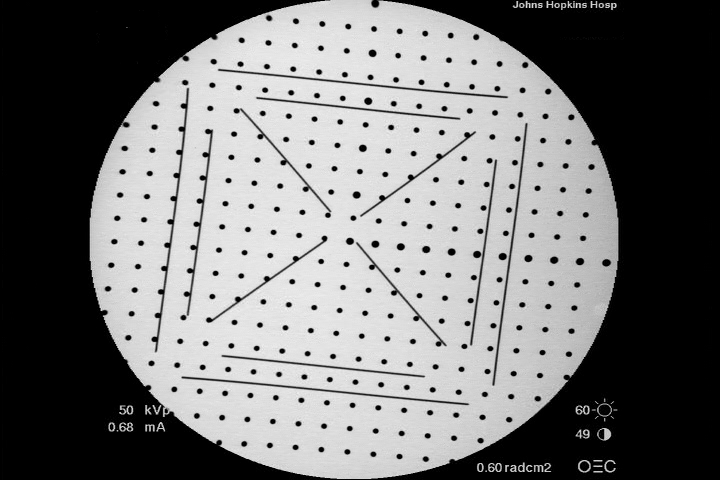
%> input picture src/MATLAB_CTImageAnalysis/Functions/FTRACpose/DATA/calibrations/2007-02-28-PX12-demo/raw-data/video/img-0001.tiff, 720 x 480 px
$ octave Dewarping.m   (GNU Octave 9; MATLAB toolbox functions it lacks are replaced by stand-ins)
%> lines starting %> are read from the running program, lines starting %| are printed output that depends on the picture; in (x1, y1, x2, y2) boxes, pixels count from 0 and x2, y2 are one past the last pixel; in counts of white or black regions, pixels touching at a corner belong together; the program's own positions count from 1
### src/MATLAB_CTImageAnalysis/Functions/FTRACpose/Dewarping/ProcessImage.m
% $Id: ProcessImage.m,v 1.7 2007/07/21 00:13:48 anton Exp $
function [labelIm, Origin] = ProcessImage(im, thresh, resRatioToNTSC)
% function [labelIm, Origin] = ProcessImage(im)
% ProcessImage performs morphological
% segmentation to segement BB's. ProcessImage segments the BB along with
% the lines. These lines are removed from the image based on the length of
% the connected components given by BWLabel function. ProcessImage returns a
% labelled image with only BB's along with the center of the central BB in the grid
%
% im - image of the calibration phantom with BB's and lines
% labelIm - labelled image with only BB's
% Origin - position of the center BB.
% Note: The morphological segmentation (initial parts) part of this
% function is borrowed from Siddharth Vikal.

% threshold the image & convert into binary, threshold values can be 40 -70
% disp(' thresholding the image');
threshIm = im > thresh;
threshIm = imclearborder(threshIm);


% remove the calibration lines from the image
labelIm = bwlabel(threshIm);
for i = 1:max(max(labelIm))
    c = length(find(labelIm ==i));
    if (c > round(150 * resRatioToNTSC * resRatioToNTSC))
        labelIm(labelIm==i) =0;
    end
    if (c < round(15 * resRatioToNTSC * resRatioToNTSC)) % surface use resolution square
        labelIm(labelIm == i) = 0;
    end
end
% find the axis and origin of the BB plate
labelIm = bwlabel(labelIm);
% disp(' finding the orign and axis of the BB plate');
axisIm = labelIm;
stats = regionprops(axisIm, 'area');
c = cat(1,stats.Area);
for i = 1:max(max(axisIm))
    if (c(i)<40)
        axisIm(axisIm==i) =0;
    end
end

axisIm = bwlabel(axisIm);

% find the origin - center of the BB closest to the image center
% disp(' finding the BB centers');
method = 2;
axisCenters = CalculateCentroid(im, axisIm, method);
imgCenter = size(im)/2;
minDist = 1000;
for i = 1:length(axisCenters)
    dist= norm(axisCenters(i,:) - imgCenter);
    if dist <minDist
        minDist = dist;
        Origin = axisCenters(i,:);
    end
end

% axisBBPositions = axisCenters(unique(axisIm(axisIm > 0)), :);


%$Log: ProcessImage.m,v $
%Revision 1.7  2007/07/21 00:13:48  anton
%Dewarping ProcessImage: Use square of resolution ratio to NTSC for surfaces
%
%Revision 1.6  2007/07/18 20:27:11  anton
%Dewarping: Added resolution ratio to NTSC to handle different resolutions.
%All sizes (for segmentation) remain in pixels for NTSC resolution as this has
%been our reference so far (i.e. about 9 inch diameter for 480 pixels).
%This should ultimately be modified to define all sizes in mm and use a more
%intuitive definition of the resolution.
%
%Revision 1.5  2006/09/27 15:05:06  gouthami
%ProcessImage: Changed the area of the large BB (on the axis) from 30 to 40. These are
%empirical values and can be sensitive to the input pixel size.
%
%Revision 1.4  2006/09/19 00:34:04  gouthami
%Separated morphological processing from this function
%
%Revision 1.3  2006/07/15 18:25:42  gouthami
%corrected cvs tags
%
%Revision 1.2  2006/07/15 18:24:50  gouthami
%added "thresh" value as a parameter
%
%Revision 1.1  2005/12/07 22:33:00  gouthami
%Adding the file to CVS for the first time
%

### src/MATLAB_CTImageAnalysis/Functions/FTRACpose/Dewarping/CalculateCentroid.m
% $Id: CalculateCentroid.m,v 1.1 2005/12/07 22:37:38 gouthami Exp $

function centers = CalculateCentroid(im, labelIm, method)
% CalculateCentroid(im, labelIm, method) finds the approximate physical centers of the
% BB's in the image. Current implementation supports four different ways of
% extracting the BB centers.
% im - input gray scale image
% labelIm -  binary image with labelled BB's
% method - select the method to compute centroids, takes on values 1, 2, 3
%           1 - calculates centroids by interpolating values within a
%           bounding box of the bb's and takes the minimum intensity value
%           as the centroid.
%           2 - calculates centroids using Matlab's Centroid calculation.
%           This is based on geometry, does not consider intensities
%           3 - calculates centroids using weighted intensity metric.
%           4 - calculates centroids by projecting the bb's onto a
%           horizontal axis and fits a curve to the projected intensities

[rows, cols] = size(im);
numBBs = max(max(labelIm));
centers = zeros(numBBs, 2);
switch method
    case 1
        stats = regionprops(labelIm, 'BoundingBox');
        BoundingBox = cat(1,stats.BoundingBox);
        for i = 1:size(stats,1)
            boundingbox = BoundingBox(i,:);
            ul_corner = round([boundingbox(1), boundingbox(2)]);
            widthxy = round(boundingbox(3:4));
            width = max(widthxy);
            lr_corner = ul_corner+width;
            interpWindowUl_y = min(rows, max(1, ul_corner(2)-width));
            interpWindowLr_y = max(1, min(rows, lr_corner(2)+width));
            interpWindowUl_x = min(cols, max(1, ul_corner(1)-width));
            interpWindowLr_x = max(1, min(cols, lr_corner(1)+width));
            range_X = interpWindowLr_x - interpWindowUl_x;
            range_Y = interpWindowLr_y - interpWindowUl_y;
            if (range_X < 2 || range_Y <2)
                continue;
            end

            [XI, YI] = meshgrid([ul_corner(1): 0.25: lr_corner(1)], [ul_corner(2): 0.25: lr_corner(2)]);
            XI = reshape(XI, [size(XI,1)*size(XI,2), 1]);
            XI = XI - interpWindowUl_x + 1;
            YI = reshape(YI, [size(YI,1)*size(YI,2), 1]);
            YI = YI - interpWindowUl_y + 1;
            ZI = interp2(im(interpWindowUl_y:interpWindowLr_y, interpWindowUl_x: interpWindowLr_x), XI, YI);
            minIntensityIndex = find(ZI == min(ZI));
            count = length(minIntensityIndex);
            centers(i,:) = [YI(minIntensityIndex(1)) + interpWindowUl_y - 1, XI(minIntensityIndex(1)) + interpWindowUl_x - 1];
            if (count > 1)
                lim = zeros(size(im));
                [py,px] = find(im(interpWindowUl_y:interpWindowLr_y, interpWindowUl_x: interpWindowLr_x) == min(ZI));
                py = py + interpWindowUl_y -1;
                px = px +interpWindowUl_x-1;
                for j = 1:size(px,1)
                    lim(px(j), py(j)) = 1;
                end
                sts = regionprops(lim, 'Centroid');
                centers(i,:) = [sts(1).Centroid(1), sts(1).Centroid(2)];
            end
        end
    case 2
        stats = regionprops(labelIm, 'Centroid');
        c = cat(1,stats.Centroid);
        centers = [c(:,2), c(:,1)];
    case 3
        for i= 1:max(max(labelIm))
            [r,c] = find(labelIm==i);
            avgIntensity = 0;
            for index =1:size(c)
                intensity = double(im(r(index), c(index)));
                avgIntensity = avgIntensity + intensity;
                centers(i,1) = centers(i,1) + r(index)*intensity;
                centers(i,2) = centers(i,2) + c(index)*intensity;
            end
            centers(i,:) = centers(i,:) / avgIntensity;
        end
    case 4
        for i= 1:max(max(labelIm))
            [r,c] = find(labelIm==i);
            bb = [r,c];
            xindices = [min(r):1:max(r)];
            yindices = [min(c):1:max(c)];
            clear xintensity;
            for index =1:size(xindices,2)
                xintensity(index) = sum(double(im(xindices(index), yindices) .*labelIm(xindices(index), yindices)));
            end
            clear yintensity;
            for index = 1:size(yindices,2)
                yintensity(index) = sum(double(im(xindices, yindices(index)) .* labelIm(xindices, yindices(index))));
            end
            xPoly = polyfit(xindices, xintensity, 2);
            syms x ;
            fx = xPoly(1)*x^2+ xPoly(2)*x+xPoly(3);
            dfx = diff(fx);
            centers(i,1) = double(solve(dfx));
            syms y;
            yPoly = polyfit(yindices, yintensity, 2);
            fy = yPoly(1)*y^2+yPoly(2)*y+yPoly(3);
            dfy = diff(fy);
            centers(i,2) = double(solve(dfy));

%             center(i,1) = center(i,1) + r(index)*intensity;
%             center(i,2) = center(i,2) + c(index)*intensity;
%             center(i,:) = center(i,:) / avgIntensity;
        end
    otherwise
        disp('Select appropriate method value from 1 - 4 ');
end

% $Log: CalculateCentroid.m,v $
% Revision 1.1  2005/12/07 22:37:38  gouthami
% Adding the file to CVS for the first time
%

### trunk/src/MATLAB_CTImageAnalysis/Functions/FTRACpose/Dewarping/FindEntropy.m
%$Id: FindEntropy.m,v 1.1 2005/12/07 22:35:28 gouthami Exp $
function entropy = FindEntropy(centers, theta)
% function entropy = FindEntropy(centers, theta)
% FindEntropy calculated the entropy for given points 'centers' at given orientation
% 'theta'. Findentropy projects all the centers onto a horizontal axis and
% calculates the entropy based on the histogram probability of the
% projected points

% change theta from degrees to radians
theta = theta *pi/180;

% project the pts
projectedPts = centers(:,1)*cos(theta) - centers(:,2)*sin(theta);
numPts = size(projectedPts,1);
% create bins
binSize = 3;
numBins = round((max(projectedPts) - min(projectedPts))/binSize);
[numPtsInBin, binCenters] = hist(projectedPts, numBins);

entropy = 0;
% calculate probabilities
for i = 1:numPts
    pt = projectedPts(i);
    leftBinCenter = max(binCenters(binCenters<=pt));
    if isempty(leftBinCenter)
        leftBinCenter = binCenters(1);
    end
    leftBinIndex = find(binCenters == leftBinCenter);
    rightBinIndex = min(numBins, leftBinIndex + 1);
    rightBinCenter = binCenters(rightBinIndex);

    distFromLeftBin = abs(pt - leftBinCenter);
    distFromRightBin = abs(rightBinCenter - pt);

    if distFromLeftBin < distFromRightBin
        prob(i) = numPtsInBin(leftBinIndex)/numPts;
    else
        prob(i) = numPtsInBin(rightBinIndex)/numPts;
    end
     entropy = entropy +  prob(i) * log2(prob(i));
end

% $Log: FindEntropy.m,v $
% Revision 1.1  2005/12/07 22:35:28  gouthami
% Adding the file to CVS for the first time
%

### trunk/src/MATLAB_CTImageAnalysis/Functions/FTRACpose/Dewarping/FindCorrespondences.m
%$Id: FindCorrespondences.m,v 1.3 2006/09/27 15:03:45 gouthami Exp $
function [segPts, gridPts] = FindCorrespondences(centers, Origin, theta, res)
% function [segPts, gridPts] = FindCorrespondences(centers, Origin, theta)
% FindCorrespondences finds correspondences between the segmented points and the true
% grid points. FindCorrespondences assumes that the center BB has zero distortion, i.e, the center
% BB is mapped to itself after distortion correction.

numPts = length(centers);
% rotate the segmented points
rotatedCenters(:,1) = centers(:,1)*cos(theta) - centers(:,2)*sin(theta);
rotatedCenters(:,2) = centers(:,1)*sin(theta) + centers(:,2)*cos(theta);

% translate the segmented points
temp = ones(size(centers));
org(:,1) = Origin(1)*cos(theta) - Origin(2)*sin(theta);
org(:,2) = Origin(1)*sin(theta) + Origin(2)*cos(theta);
temp(:,1) = temp(:,1) * org(1);
temp(:,2) = temp(:,2) * org(2);
newCenters = rotatedCenters - temp;

% convert the center coordinates from pixels to mm
centers(:,1) = newCenters(:,1)*res(1);
centers(:,2) = newCenters(:,2)*res(2);

% find the correspondences
% fix the center BB with zero distortion
cc(1,:) = [0,0,0,0];
originIndex = find(centers(:,1)==0 & centers(:,2)==0);
centers(originIndex,:) = [];
numCorrPts = 1;

while numCorrPts < numPts
    prevNumCorrs = numCorrPts;
    for i=1:numCorrPts
        [cor,centers] = LabelGridPointsAroundOrigin(centers, cc(i,1:2), cc(i,3:4), 1);
        if (cor(1,1) ~= 1000)
            numNewCorrPts = size(cor,1);
            cc(end+1:end+numNewCorrPts,:) = cor;
        end
    end

    numCorrPts = size(cc,1);
    if (numCorrPts == prevNumCorrs)
        disp('Not all correspondences are established, check your data and threshold values in findcorrespondences.m file');
        break;
    end
end

% convert the mm to pixels
temp = ones(size(cc,1), 2);
temp(:,1) = temp(:,1) * org(1);
temp(:,2) = temp(:,2) * org(2);

segPts = cc(:,1:2);
s1 = [segPts(:,1)/res(1), segPts(:,2)/res(2)];
s2 = s1 + temp;
segPts(:,1) = s2(:,1)*cos(theta) + s2(:,2)*sin(theta);
segPts(:,2) = -s2(:,1)*sin(theta) + s2(:,2)*cos(theta);

gridPts = cc(:,3:4);
g1 = [gridPts(:,1)/res(1), gridPts(:,2)/res(2)];
g2 = g1 + temp;
gridPts(:,1) = g2(:,1)*cos(theta) + g2(:,2)*sin(theta);
gridPts(:,2) = -g2(:,1)*sin(theta) + g2(:,2)*cos(theta);

%$Log: FindCorrespondences.m,v $
%Revision 1.3  2006/09/27 15:03:45  gouthami
%FindCorrespondences: Modified the exit(termination) condition. This function returns the segmented
%BB positions for which the correspondences are established.
%
%Revision 1.2  2006/07/15 18:19:36  gouthami
%Added pixelRes as an input parameter to handle magnified images
%
%Revision 1.1  2005/12/07 22:37:38  gouthami
%Adding the file to CVS for the first time
%

### src/MATLAB_CTImageAnalysis/Functions/FTRACpose/Dewarping/Dewarping.m
%$Id: Dewarping.m,v 1.2 2006/08/14 20:26:08 anton Exp $
% script to compute the dewarping function

%read the image on to a matrix buffer
disp('Reading the input image');
im = imread('img-0001.tiff');
%> im is the input picture: size 480x720 uint8; min 0, max 245, mean 118.1
[rows,cols] = size(im);
%> rows = 480; cols = 720
% process the image
[labelIm, Origin] = ProcessImage(im, 60, 1);
%> in ProcessImage, `threshIm = im > thresh;`:
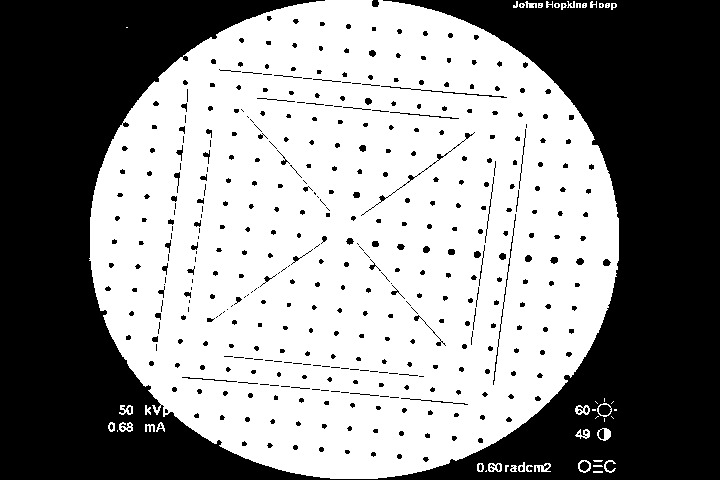
%> threshIm: size 480x720 logical; 55.9% white; 453 black regions (297 under 20 px), largest, box (x1, y1, x2, y2) and area: (0, 0, 720, 480) 143916, (361, 132, 475, 216) 205, (493, 214, 516, 385) 186
%> in ProcessImage, `threshIm = imclearborder(threshIm);`:
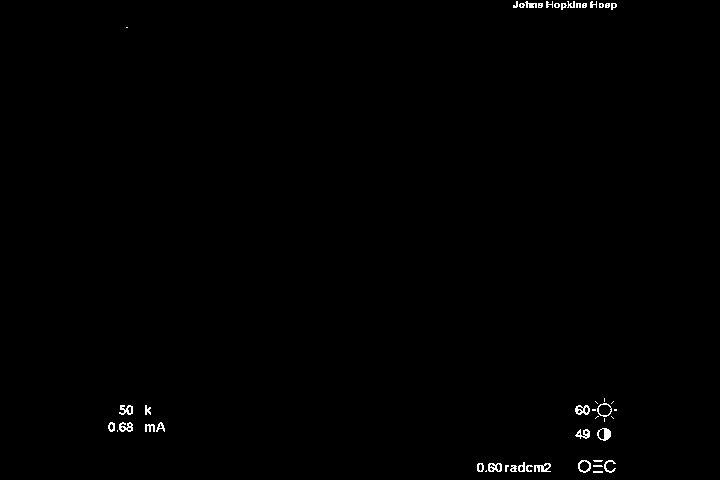
%> threshIm: size 480x720 logical; 0.46% white in thin lines or dots, all inside (x1, y1, x2, y2) = (108, 1, 617, 473)
%> in ProcessImage, `labelIm = bwlabel(threshIm);`: labelIm: size 480x720 double; 48 distinct labels, from 0 to 47
%> the loop in ProcessImage, `for i = 1:max(max(labelIm))` made 47 passes
%> c on passes 1 to 12: 44, 2, 82, 86, 2, 39, 53, 42, 40, 3, 82, 18
%> after the loop in ProcessImage, `for i = 1:max(max(labelIm))`:
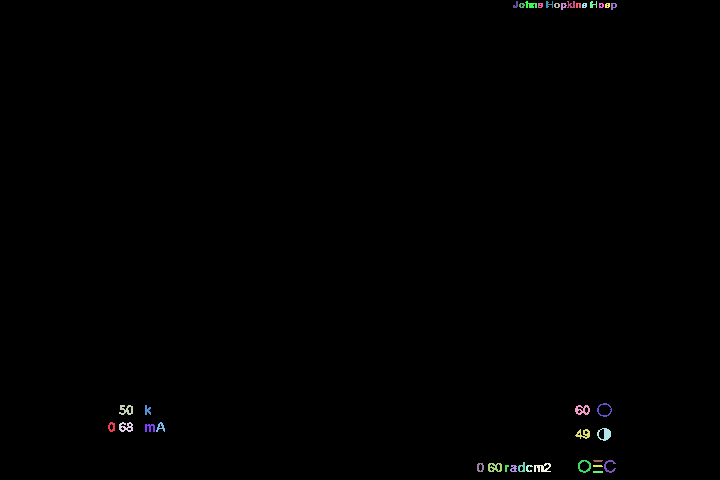
%> labelIm: size 480x720 double; 37 distinct labels, from 0 to 44; one colour per label, 0 black
%> in ProcessImage, `labelIm = bwlabel(labelIm);`: labelIm: size 480x720 double; 37 distinct labels, from 0 to 36
%> in ProcessImage, `stats = regionprops(axisIm, 'area');`: stats = 36 regions; largest, Area: 99, 88, 88, 86, 82
%> in ProcessImage, `c = cat(1,stats.Area);`: c = 36 values, max 99 at index 32, min 18 at index 9, mean 42.94
%> the loop in ProcessImage, `for i = 1:max(max(axisIm))` made 36 passes
%> after the loop in ProcessImage, `for i = 1:max(max(axisIm))`:
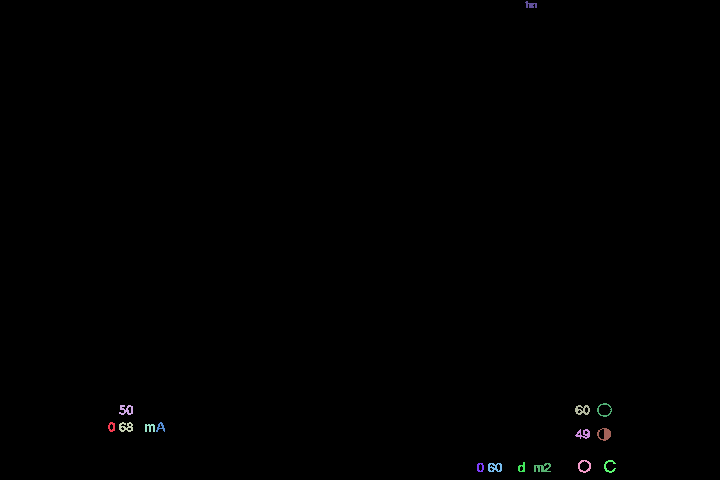
%> axisIm: size 480x720 double; 17 distinct labels, from 0 to 34; one colour per label, 0 black
%> in ProcessImage, `axisIm = bwlabel(axisIm);`: axisIm: size 480x720 double; 17 distinct labels, from 0 to 16
%> in CalculateCentroid, `numBBs = max(max(labelIm));`: numBBs = 16
%> in CalculateCentroid, `stats = regionprops(labelIm, 'Centroid');`: stats = 16 regions; first 5, Centroid: [112.3 427.5], [126.9 410.5], [126.5 427.7], [150.5 428.2], [161.3 427.7]
%> in CalculateCentroid, `c = cat(1,stats.Centroid);`: c = 16 rows, first 12: [112.3 427.5; 126.9 410.5; 126.5 427.7; 150.5 428.2; 161.3 427.7; 480.9 468; 495.3 468; 522.5 468.2; 531.5 5.59; 543 468.5; 582.8 410.6; 584.1 434.6]
%> in CalculateCentroid, `centers = [c(:,2), c(:,1)];`: centers = 16 rows, first 12: [427.5 112.3; 410.5 126.9; 427.7 126.5; 428.2 150.5; 427.7 161.3; 468 480.9; 468 495.3; 468.2 522.5; 5.59 531.5; 468.5 543; 410.6 582.8; 434.6 584.1]
%> in ProcessImage, `axisCenters = CalculateCentroid(im, axisIm, method);`: axisCenters has the same summary as centers in CalculateCentroid
%> the loop in ProcessImage, `for i = 1:length(axisCenters)` made 16 passes
%> (dist, minDist, Origin) on passes 1, 2, 4, 5, 6: (310.7, 310.7, [427.5 112.3]), (288.8, 288.8, [410.5 126.9]), (281.7, 281.7, [428.2 150.5]), (273.4, 273.4, [427.7 161.3]), (258, 258, [468 480.9])
%> dist on passes 3, 7, 8, 9, 10, 11: 299.6, 265.1, 280.2, 290.4, 292.7, 280.6
%> Origin = [468 480.9]
im = im2double(im);
%> im: size 480x720 double

% calculate the centers -
method = 2; % method can take values from 1-4
centers = CalculateCentroid(im, labelIm, method);
%> in CalculateCentroid (call 2), `stats = regionprops(labelIm, 'Centroid');`: stats = 36 regions; first 5, Centroid: [112.3 427.5], [126.9 410.5], [126.5 427.7], [148.1 410.8], [150.5 428.2]
%> in CalculateCentroid (call 2), `c = cat(1,stats.Centroid);`: c = 36 rows, first 12: [112.3 427.5; 126.9 410.5; 126.5 427.7; 148.1 410.8; 150.5 428.2; 161.3 427.7; 480.9 468; 495.3 468; 506.9 468.4; 514.2 469.1; 516.5 5.67; 522.5 468.2]
%> in CalculateCentroid (call 2), `centers = [c(:,2), c(:,1)];`: centers = 36 rows, first 12: [427.5 112.3; 410.5 126.9; 427.7 126.5; 410.8 148.1; 428.2 150.5; 427.7 161.3; 468 480.9; 468 495.3; 468.4 506.9; 469.1 514.2; 5.67 516.5; 468.2 522.5]
% find the orientation of the grid
disp('Finding the orientation of the grid');
entropy = FindEntropy(centers, 0);
%> in FindEntropy, `projectedPts = centers(:,1)*cos(theta) - centers(:,2)*sin(theta);`: projectedPts = 36 values, max 472.5 at index 30, min 5 at index 18, mean 275.5
%> in FindEntropy, `numBins = round((max(projectedPts) - min(projectedPts))/binSize);`: numBins = 156
%> in FindEntropy, `[numPtsInBin, binCenters] = hist(projectedPts, numBins);`: numPtsInBin = 156 values, max 14 at index 1, min 0 at index 2, mean 0.231; binCenters = 156 values from 6.5 to 471
%> the loop in FindEntropy, `for i = 1:numPts` made 36 passes
%> (pt, leftBinIndex, rightBinIndex, rightBinCenter, distFromLeftBin, distFromRightBin, entropy) on passes 1 to 12: (427.5, 141, 142, 429, 1.45, 1.55, -0.144), (410.5, 135, 136, 411.1, 2.39, 0.602, -0.496), (427.7, 141, 142, 429, 1.6, 1.4, -0.795), (410.8, 135, 136, 411.1, 2.78, 0.22, -1.15), (428.2, 141, 142, 429, 2.2, 0.801, -1.45), (427.7, 141, 142, 429, 1.66, 1.33, -1.74), (468, 154, 155, 468, 2.99, 0.00481, -2.26), (468, 155, 156, 471, 0.00739, 2.99, -2.77), (468.4, 155, 156, 471, 0.44, 2.56, -3.28), (469.1, 155, 156, 471, 1.06, 1.94, -3.8), (5.67, 1, 2, 9.5, 0.832, 3.83, -4.33), (468.2, 155, 156, 471, 0.215, 2.78, -4.84)
%> after the loop in FindEntropy, `for i = 1:numPts`: prob = 36 values, max 0.389 at index 11, min 0.0278 at index 1, mean 0.253
%> entropy = -15.75
index = 1;
for i = -90:90
    entropy(index, 1) = i;
    entropy(index,2) = FindEntropy(centers, i);
    index = index + 1;
end
%> this loop made 181 passes
%> numBins in FindEntropy on passes 1 to 3: 167, 166, 166
%> after the loop, entropy = 181 rows, first 12: [-90 -6.63; -89 -7.46; -88 -7.17; -87 -6.52; -86 -6.34; -85 -6.53; -84 -6.88; -83 -6.88; -82 -6.34; -81 -5.99; -80 -5.81; -79 -5.99]; index = 182
% find the orientation for which the entropy is minimum
orientation = entropy(find(entropy(:,2) == min(entropy(:,2))), 1) ;
%> orientation = 0
% change theta from degrees to radians
theta = orientation *pi/180;
%> theta = 0

% find correspondences between the segmented points and the physical
% grid points
disp('Computing the correspondences');
[segPts, gridPts] = FindCorrespondences(centers, Origin, theta);
%> in FindCorrespondences, `newCenters = rotatedCenters - temp;`: newCenters = 36 rows, first 12: [-40.5 -368.6; -57.54 -354; -40.35 -354.4; -57.15 -332.8; -39.75 -330.4; -40.29 -319.6; 0 0; 0.0122 14.47; 0.444 26.09; 1.06 33.39; -462.3 35.63; 0.22 41.69]
%> the run ends on the next line
